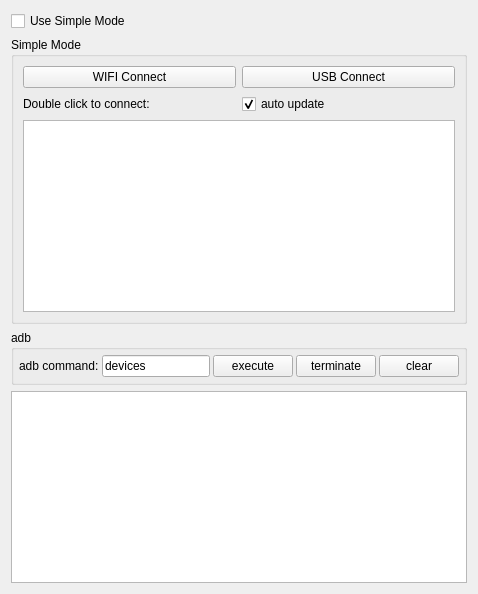
        <widget class="QWidget" name="leftWidget" native="true">
          <property name="sizePolicy">
            <sizepolicy hsizetype="Preferred" vsizetype="Preferred">
              <horstretch>0</horstretch>
              <verstretch>0</verstretch>
            </sizepolicy>
          </property>
          <layout class="QVBoxLayout" name="verticalLayout_5">
            <item>
              <widget class="QCheckBox" name="useSingleModeCheck">
                <property name="sizePolicy">
                  <sizepolicy hsizetype="Preferred" vsizetype="Maximum">
                    <horstretch>0</horstretch>
                    <verstretch>0</verstretch>
                  </sizepolicy>
                </property>
                <property name="styleSheet">
                  <string notr="true" />
                </property>
                <property name="text">
                  <string>Use Simple Mode</string>
                </property>
                <property name="checked">
                  <bool>false</bool>
                </property>
              </widget>
            </item>
            <item>
              <widget class="QGroupBox" name="simpleGroupBox">
                <property name="sizePolicy">
                  <sizepolicy hsizetype="Preferred" vsizetype="Preferred">
                    <horstretch>0</horstretch>
                    <verstretch>0</verstretch>
                  </sizepolicy>
                </property>
                <property name="title">
                  <string>Simple Mode</string>
                </property>
                <property name="checkable">
                  <bool>false</bool>
                </property>
                <layout class="QVBoxLayout" name="verticalLayout_4">
                  <item>
                    <layout class="QHBoxLayout" name="horizontalLayout_9">
                      <item>
                        <widget class="QPushButton" name="wifiConnectBtn">
                          <property name="sizePolicy">
                            <sizepolicy hsizetype="Preferred" vsizetype="Maximum">
                              <horstretch>0</horstretch>
                              <verstretch>0</verstretch>
                            </sizepolicy>
                          </property>
                          <property name="text">
                            <string>WIFI Connect</string>
                          </property>
                        </widget>
                      </item>
                      <item>
                        <widget class="QPushButton" name="usbConnectBtn">
                          <property name="sizePolicy">
                            <sizepolicy hsizetype="Preferred" vsizetype="Maximum">
                              <horstretch>0</horstretch>
                              <verstretch>0</verstretch>
                            </sizepolicy>
                          </property>
                          <property name="text">
                            <string>USB Connect</string>
                          </property>
                        </widget>
                      </item>
                    </layout>
                  </item>
                  <item>
                    <layout class="QHBoxLayout" name="horizontalLayout_13">
                      <property name="topMargin">
                        <number>0</number>
                      </property>
                      <item>
                        <widget class="QLabel" name="label_10">
                          <property name="sizePolicy">
                            <sizepolicy hsizetype="Preferred" vsizetype="Preferred">
                              <horstretch>0</horstretch>
                              <verstretch>0</verstretch>
                            </sizepolicy>
                          </property>
                          <property name="text">
                            <string>Double click to connect:</string>
                          </property>
                        </widget>
                      </item>
                      <item>
                        <widget class="QCheckBox" name="autoUpdatecheckBox">
                          <property name="sizePolicy">
                            <sizepolicy hsizetype="Preferred" vsizetype="Preferred">
                              <horstretch>0</horstretch>
                              <verstretch>0</verstretch>
                            </sizepolicy>
                          </property>
                          <property name="text">
                            <string>auto update</string>
                          </property>
                          <property name="checked">
                            <bool>true</bool>
                          </property>
                        </widget>
                      </item>
                    </layout>
                  </item>
                  <item>
                    <widget class="QListWidget" name="connectedPhoneList">
                      <property name="sizePolicy">
                        <sizepolicy hsizetype="Preferred" vsizetype="Preferred">
                          <horstretch>0</horstretch>
                          <verstretch>0</verstretch>
                        </sizepolicy>
                      </property>
                    </widget>
                  </item>
                </layout>
              </widget>
            </item>
            <item>
              <widget class="QGroupBox" name="adbGroupBox">
                <property name="sizePolicy">
                  <sizepolicy hsizetype="Preferred" vsizetype="Maximum">
                    <horstretch>0</horstretch>
                    <verstretch>0</verstretch>
                  </sizepolicy>
                </property>
                <property name="title">
                  <string notr="true">adb</string>
                </property>
                <layout class="QHBoxLayout" name="horizontalLayout_2">
                  <property name="spacing">
                    <number>3</number>
                  </property>
                  <property name="leftMargin">
                    <number>5</number>
                  </property>
                  <property name="topMargin">
                    <number>5</number>
                  </property>
                  <property name="rightMargin">
                    <number>5</number>
                  </property>
                  <property name="bottomMargin">
                    <number>5</number>
                  </property>
                  <item>
                    <widget class="QLabel" name="label_7">
                      <property name="sizePolicy">
                        <sizepolicy hsizetype="Maximum" vsizetype="Preferred">
                          <horstretch>0</horstretch>
                          <verstretch>0</verstretch>
                        </sizepolicy>
                      </property>
                      <property name="text">
                        <string>adb command:</string>
                      </property>
                      <property name="buddy">
                        <cstring>adbCommandEdt</cstring>
                      </property>
                    </widget>
                  </item>
                  <item>
                    <widget class="QLineEdit" name="adbCommandEdt">
                      <property name="sizePolicy">
                        <sizepolicy hsizetype="MinimumExpanding" vsizetype="Preferred">
                          <horstretch>0</horstretch>
                          <verstretch>0</verstretch>
                        </sizepolicy>
                      </property>
                      <property name="text">
                        <string notr="true">devices</string>
                      </property>
                    </widget>
                  </item>
                  <item>
                    <widget class="QPushButton" name="adbCommandBtn">
                      <property name="sizePolicy">
                        <sizepolicy hsizetype="Maximum" vsizetype="Preferred">
                          <horstretch>0</horstretch>
                          <verstretch>0</verstretch>
                        </sizepolicy>
                      </property>
                      <property name="text">
                        <string>execute</string>
                      </property>
                    </widget>
                  </item>
                  <item>
                    <widget class="QPushButton" name="stopAdbBtn">
                      <property name="sizePolicy">
                        <sizepolicy hsizetype="Maximum" vsizetype="Preferred">
                          <horstretch>0</horstretch>
                          <verstretch>0</verstretch>
                        </sizepolicy>
                      </property>
                      <property name="text">
                        <string>terminate</string>
                      </property>
                    </widget>
                  </item>
                  <item>
                    <widget class="QPushButton" name="clearOut">
                      <property name="sizePolicy">
                        <sizepolicy hsizetype="Maximum" vsizetype="Preferred">
                          <horstretch>0</horstretch>
                          <verstretch>0</verstretch>
                        </sizepolicy>
                      </property>
                      <property name="text">
                        <string>clear</string>
                      </property>
                    </widget>
                  </item>
                </layout>
              </widget>
            </item>
            <item>
              <widget class="QTextEdit" name="outEdit">
                <property name="sizePolicy">
                  <sizepolicy hsizetype="Preferred" vsizetype="Preferred">
                    <horstretch>0</horstretch>
                    <verstretch>0</verstretch>
                  </sizepolicy>
                </property>
                <property name="focusPolicy">
                  <enum>Qt::ClickFocus</enum>
                </property>
                <property name="documentTitle">
                  <string />
                </property>
                <property name="readOnly">
                  <bool>true</bool>
                </property>
              </widget>
            </item>
          </layout>
        </widget>
